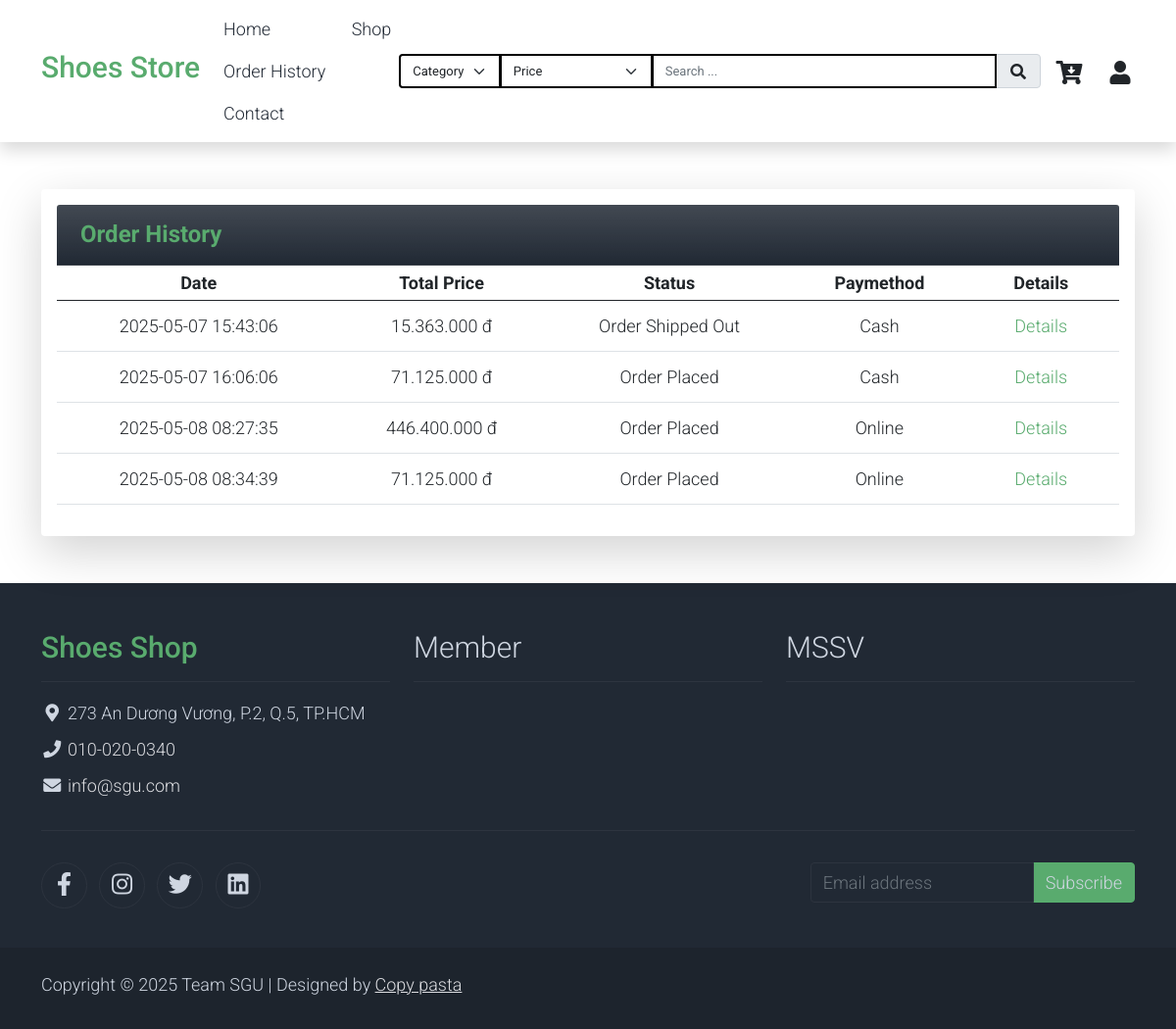
The app's page /user/Route.php?page=Payment&action=orderhistory (signed in) with its own data.
### tables this page shows
CREATE TABLE `orders` (
  `id` int(11) NOT NULL,
  `user_id` int(11) NOT NULL,
  `note` text DEFAULT NULL,
  `status_id` int(11) DEFAULT NULL,
  `created_at` datetime DEFAULT NULL,
  `updated_at` datetime DEFAULT NULL,
  `paymethod` int(16) NOT NULL
);

CREATE TABLE `orders_status` (
  `id` int(11) NOT NULL,
  `name` varchar(255) NOT NULL,
  `created_at` datetime DEFAULT NULL,
  `updated_at` datetime DEFAULT NULL
);

CREATE TABLE `payment_method` (
  `id` int(11) NOT NULL,
  `name` varchar(100) NOT NULL
);

### user/view/OrderHistory.php (called while the page is built)
<?php
    include(__DIR__ . "../../resource/shared/Header.php");
    include(__DIR__ . "../../resource/content/OrderHistory.php");
    include(__DIR__ . "../../resource/shared/Footer.php");
?>

### user/controller/PaymentController.php (called while the page is built, shortened)
<?php
require_once __DIR__ . "/../model/Payment.php";
class PaymentController extends BaseController
{
    private $paymentModel;
    public function __construct()
    {
        $this->paymentModel = new Payment();
    }
    public function orderhistory($params) {
        $userId = $_SESSION['userId'];
        try {
            $orderList = $this->paymentModel->showOrderList($userId);
            $this->render("OrderHistory.php", ["orderList" => $orderList]);
        }
        catch (Exception $ex) {
            http_response_code(500);
            echo json_encode([
                "status" => 500,
                "message" => $ex->getMessage(),
            ]);
            return;
        }
    }
}

### user/Route.php (called while the page is built, shortened)
<?php
$action = isset($_GET['action']) ? $_GET['action'] : 'index';
$params = [];
$controllerInstance = new $controllerName();
$controllerInstance->$action($params);

### user/model/Database.php (called while the page is built, shortened)
<?php
class Database
{
    private $conn;
    private $servername = "localhost";
    private $username = "root";
    private $password = "";
    private $dbname = "shoesstore";
    private function connectDB()
    {
        $this->conn = new mysqli($this->servername, $this->username, $this->password, $this->dbname);
    }
    public function getConnection()
    {
        return $this->conn;
    }
}

### user/model/Payment.php (called while the page is built, shortened)
<?php
require_once("Database.php");
require_once("Product.php");
require_once("Cart.php");
class Payment
{
    private $con;
    public function __construct()
    {
        $db = new Database();
        $this->con = $db->getConnection();
    }
    public function showOrderList($userId)
    {
        try {
            $sql = "SELECT o.id, o.user_id, o.note, o.created_at,
                     os.name as status, pm.name as paymethod,
                     SUM(od.price * od.quantity) AS total_price
             FROM orders o
             JOIN orders_status os ON os.id = o.status_id
             JOIN payment_method pm ON pm.id = o.paymethod
             JOIN orderdetail od ON od.order_id = o.id
             WHERE o.user_id = $userId
             GROUP BY o.id";
            $result = $this->con->query($sql);
            $orderList = [];
            if($result->num_rows > 0) {
                while ($row = $result->fetch_object()) {
                    $orderList[] = $row;
                }
            }
            return $orderList;
        } catch (Exception $ex) {
            throw new Exception("SQL Error: " . $ex->getMessage());
        }
    }
}

### user/model/Product.php (called while the page is built, shortened)
<?php
require_once("Database.php");
class Product
{
    public function __construct()
    {
        $db = new Database();
    }
}

### user/model/Cart.php (called while the page is built, shortened)
<?php
require_once("Database.php");
class Cart
{
    public function __construct()
    {
        $db = new Database();
    }
}

### user/resource/content/OrderHistory.php (the view)
<div id="ajaxLoad">
<div class="container my-5">
<div class="card shadow-lg border-0 rounded-4">
<div class="card-body">
    <div class="card-header bg-gradient bg-dark text-success rounded-top-4 px-4 py-3">
            <h4 class="mb-0 fw-bold">
                Order History
            </h4>
        </div>
    <table class="table table-hover table-sm align-middle text-center">
        <thead>
            <tr>
                <th>Date</th>
                <th>Total Price</th>
                <th>Status</th>
                <th>Paymethod</th>
                <th>Details</th>
            </tr>
        </thead>
        <tbody>
            <?php foreach ($orderList as $order) { ?>
                <tr>
                    <td><?= $order->created_at ?></td>
                    <td><?= number_format($order->total_price, 0, ',', '.') ?> đ</td>
                    <td><?= $order->status ?></td>
                    <td><?= $order->paymethod ?></td>
                    <td><a class="nav-link text-success" href="Route.php?page=Payment&action=showorder&id=<?= $order->id ?>">Details</a></td>
                </tr>
            <?php } ?>
        </tbody>
    </table>
</div>
</div>
</div>
</div>

### public/assets/css/templatemo.css (style rules this page uses)
body, ul, li, p, a, label, input, div { font-family: 'Roboto', sans-serif; font-size: 18px !important; font-weight: 300 !important; }
.text-success { color: #59ab6e !important; }
.bg-dark { background-color: #212934 !important; }

### records on screen
orders: created_at "2025-05-07 15:43:06", total_price "15.363.000", orders_status.name "Order Shipped Out", paymethod.name "Cash"
orders: created_at "2025-05-07 16:06:06", total_price "71.125.000", orders_status.name "Order Placed", paymethod.name "Cash"
orders: created_at "2025-05-08 08:27:35", total_price "446.400.000", orders_status.name "Order Placed", paymethod.name "Online"
orders: created_at "2025-05-08 08:34:39", total_price "71.125.000", orders_status.name "Order Placed", paymethod.name "Online"
